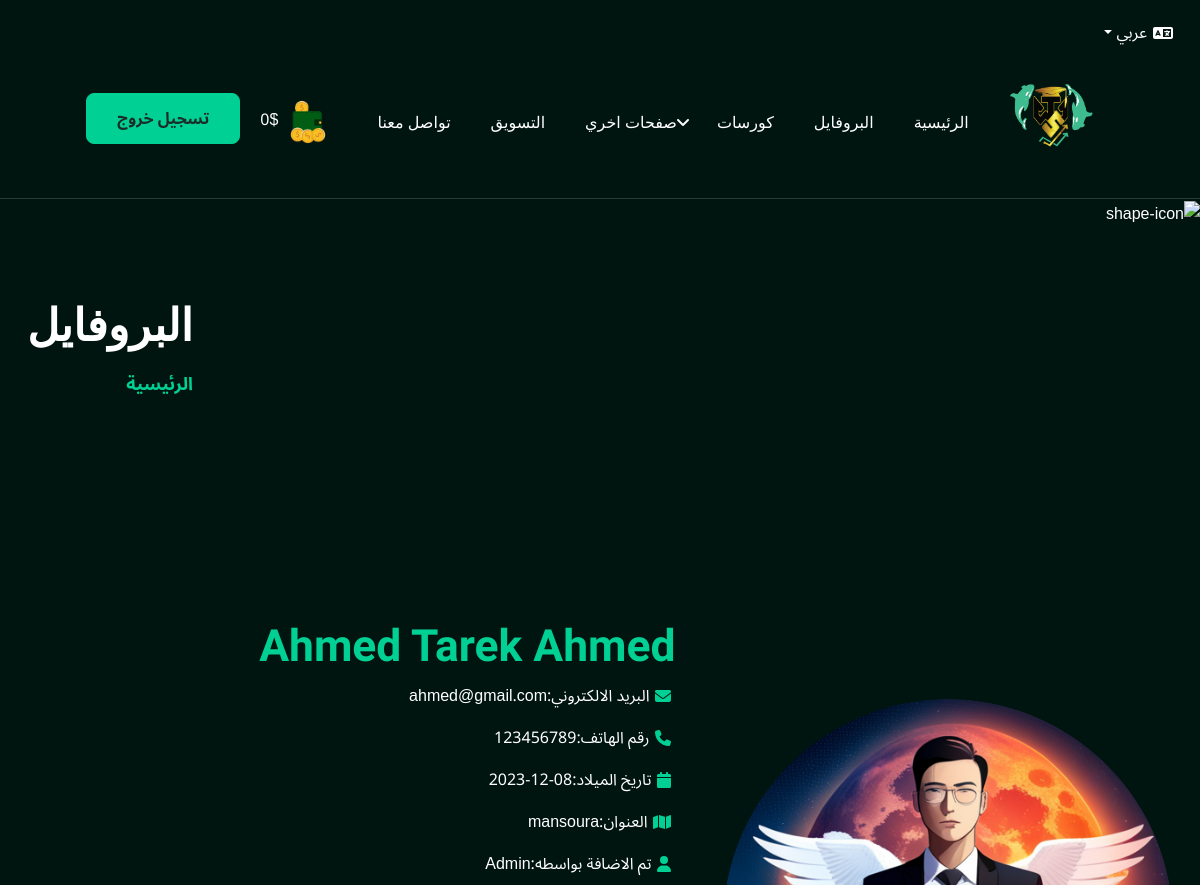
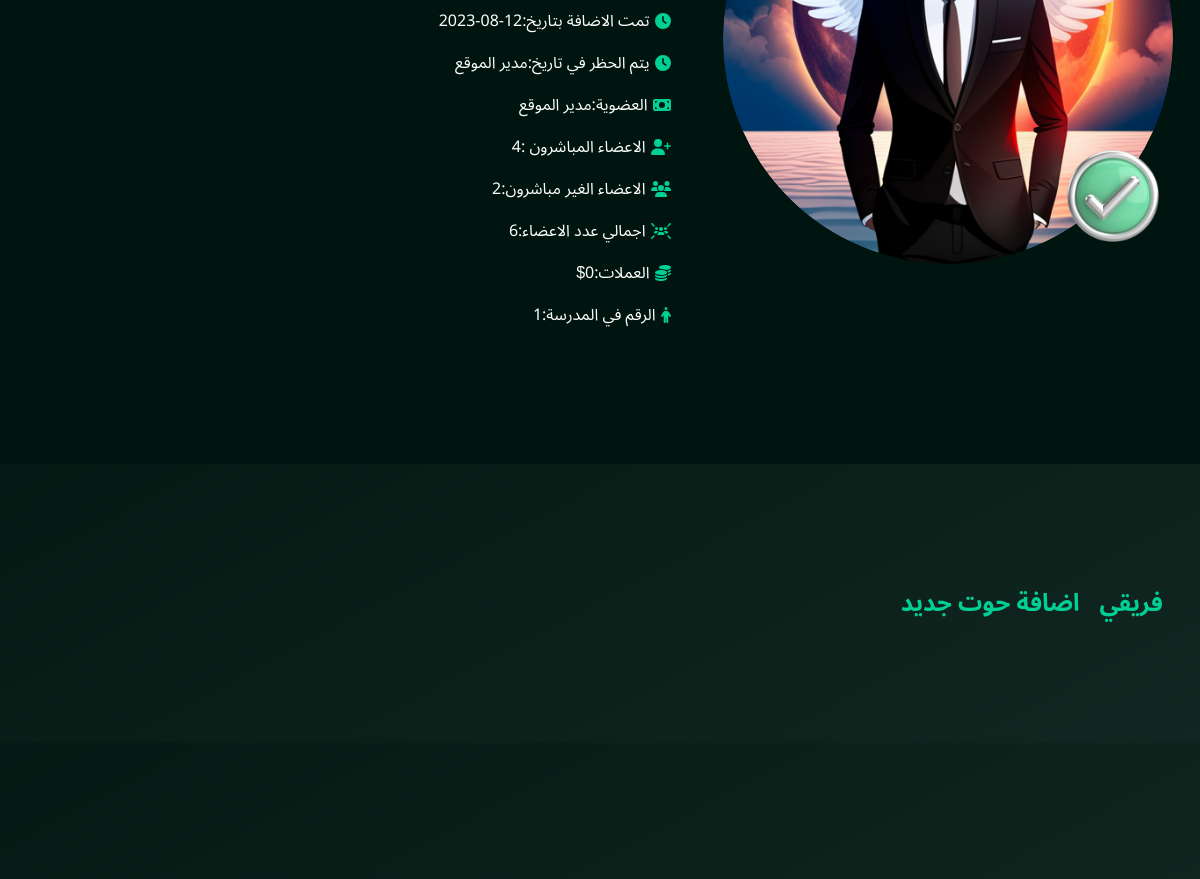
Page /accounts/ar/profile/ (signed in, upper part) on the earlier database version (2 pictures, top to bottom).
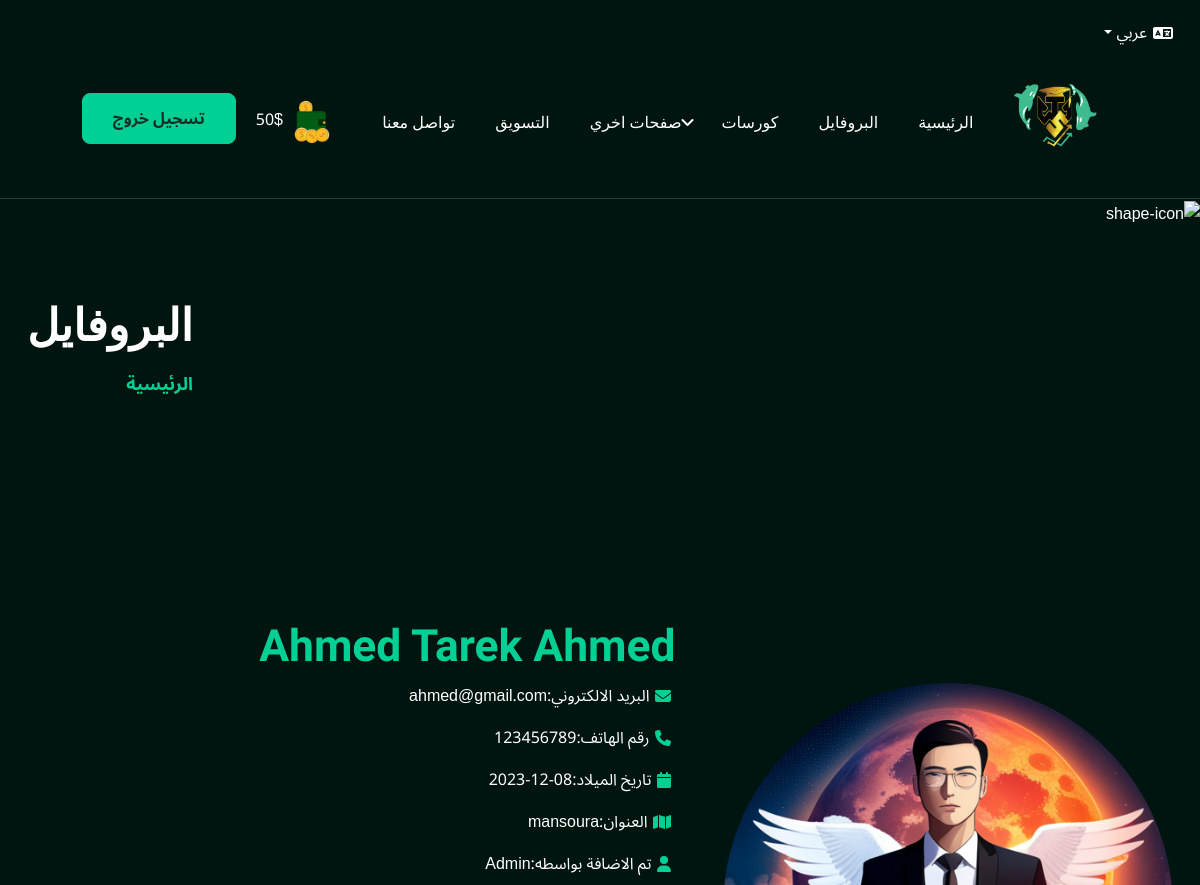
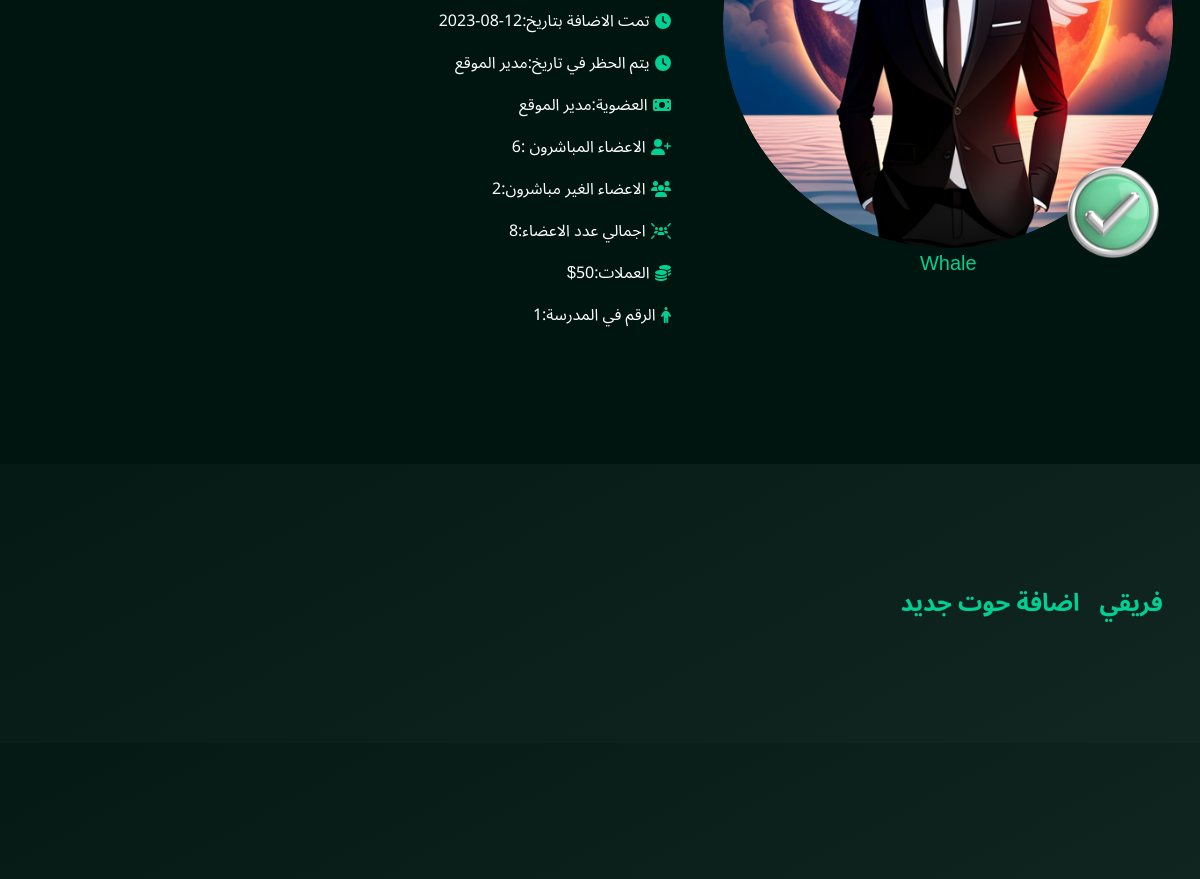
Same page on the later database version (2 pictures, top to bottom).
### accounts/models.py (models this page shows, shortened)
class Profile(models.Model):
    user=models.OneToOneField(CustomUser,on_delete=models.CASCADE)
    membership=models.ForeignKey(MemberShip,on_delete=models.CASCADE)
    name=models.CharField(max_length=100)
    address=models.CharField(max_length=100)
    birth_date=models.DateField(null=True,blank=True)
    coin=models.IntegerField(default=0)
    image=models.ImageField(upload_to='static/users/',null=True,blank=True)
    marketing_avilable=models.BooleanField(default=False)
    rank=models.IntegerField(default=0)

### accounts/views.py (the view)
# urls.py: path('ar/profile/',views.profile_ar,name='profile_ar'),
@login_required
def profile_ar(request):
    user = request.user
    user_profile = Profile.objects.get(user=user)
    membership = MemberShip.objects.get(id=user_profile.membership.id)
    memberships = MemberShip.objects.all()
    custom_user = CustomUser.objects.get(id=user.id)
    users = CustomUser.objects.filter(create_by=user)
    users_profiles = Profile.objects.filter(user__in=users)
    total_partners = 0
    for partner_profile in users_profiles:
        partner_count = Profile.objects.filter(user__create_by=partner_profile.user).count()
        partner_profile.partner_count = partner_count
        total_partners += partner_count
    my_partners = total_partners + users.count()
    last = False
    if membership.price == memberships.last().price:
        last = True
    context = {
        'profile': user_profile,
        'membership': membership,
        'memberships': memberships,
        'custom_user': custom_user,
        'users': users,
        'users_profiles': users_profiles,
        'total_partners': total_partners,
        'my_partners': my_partners,
        'last':last,
    }
    return render(request, 'ar/profile.html', context)

### templates/ar/profile.html (shortened to what the changed rows need)
{% extends 'ar/base.html' %}
{% load static %}
{% block body %}
  <section class="page-header bg--cover" >
    <div class="container" style="display:flex;justify-content:space-between">
      <div class="page-header__content" data-aos="fade-left" data-aos-duration="1000">
        <h2>البروفايل</h2>
      </div>
    </div>
  </section>
  <div style="position:relative" class="team team--details padding-top padding-bottom bg-color-3">
    <div class="container">
      <div class="team__wrapper">
        <div class="row g-5 align-items-center">
          <div class="col-md-12 col-lg-5">
            <div style=" position:relative;">
              {% if not forign %}
              {% if user.has_right_sign %}
              <h1 style="position: absolute; font-size:90px ;  bottom:10px;right:10px;z-index:9;" class="green-color">
                <img src="{% static 'assets/images/rightsign.png' %}" style="width: 100px;" alt="" srcset="">
              </h1>
              {% endif %}
              {% endif %}
              <div class="team__thumb rotate text-center" style="border-radius: 100%; position:relative; height:450px;width:450px">
                <img src="{{  profile.image.url}}" calss="rotate-img" style="border-radius: 100%; height:450px;width:450px"
                  alt="Team Image">
              </div>
              <div class="text-center green-color" style="font-size:20px">
                {% if users.count >= 5 %}
                <span>Whale</span>
                {% elif users.count >= 10 %}
                <span>great whale</span>
                {% elif users.count >= 20 %}
                <span>angre whale</span>
                {% elif users.count >= 30 %}
                <span>king whale</span>
                {% elif users.count >= 40 %}
                <span>Master whale</span>
                {% elif users.count >= 50 %}
                <span>leader whale</span>
                {% endif %}
              </div>
          </div>
          </div>
          <div class="col-md-7">
            <div class="team__content">
              <div style="display:flex;justify-content:space-between">
                <h2 class="green-color">{{profile.name}}</h2>
              </div>
              <div class="d-flex">
                <i class="fas fa-calendar" style="margin: 5px; color: #00d094"></i>
                <span style="color:white">تاريخ الميلاد:</span>
                <p>{{ profile.birth_date|date:"Y-m-d" }}</p>
              </div>
              <div class="d-flex">
                <i class="fas fa-map" style="margin: 5px; color: #00d094"></i>
                <span style="color:white">العنوان:</span>
                <p>{{profile.address}}</p>
              </div>
              <div class="d-flex">
                <i class="fas fa-user-plus" style="margin: 5px; color: #00d094"></i>
                <span style="color:white">الاعضاء المباشرون :</span>
                <p>{{users.count}}</p>
              </div>
              <div class="d-flex">
                <i class="fas fa-users-rays" style="margin: 5px; color: #00d094"></i>
                <span style="color:white">اجمالي عدد الاعضاء:</span>
                <p>{{my_partners}}</p>
              </div>
              <div class="d-flex">
                <i class="fas fa-coins" style="margin: 5px; color: #00d094"></i>
                <span style="color:white">العملات:</span>
                <p id="my-coin">{{profile.coin}}</p><p>$</p>
              </div>
            </div>
          </div>
        </div>
      </div>
    </div>
  </div>
  <div class="feature feature--style1 padding-bottom padding-top bg-color">
    <div class="container">
      <div class="row">
        <div class="col-lg-12">
          <div class="learn-press-profile-nav">
            {% if forign %}
            <ul class="nav">
              <li><a data-bs-toggle="tab" class="tab" href="#team">فريق {{profile.name}} </a></li>
            </ul>
            {% else %}
            <ul class="nav">
              {% if profile.coin >= 50 %}
              <li><a data-bs-toggle="tab" class="tab" href="#addnewmember">اضافة حوت جديد</a></li>
              {% else %}
              <li class="hover-pointer">
                <a class="tab show-modal" href="#" id="addNewWhaleLink">
                  اضافة حوت جديد
              </a>
              {% endif %}
            </ul>
            {% endif %}
          </div>
        </div>
      </div>
    </div>
  </div>
{% endblock %}

### templates/ar/base.html (shortened to what this page needs)
{% load static %}
<!DOCTYPE html>
<html lang="en" data-bs-theme="dark">
<head>
  <link rel="stylesheet" href="{% static 'assets/css/bootstrap.min.css' %}">
  <link rel="stylesheet" href="{% static 'assets/css/aos.css' %}">
  <link rel="stylesheet" href="{% static 'assets/css/all.min.css' %}">
  <link rel="stylesheet" href="{% static 'assets/css/swiper-bundle.min.css' %}">
  <link rel="stylesheet" href="https://cdnjs.cloudflare.com/ajax/libs/font-awesome/6.4.0/css/all.min.css"
 />
  <link rel="stylesheet" href="{% static 'assets/css/style.css' %}">
  <link rel="stylesheet" href="{% static 'assets/css/bootstrapcustom.css' %}">
</head>
<body dir="rtl">
  <header class="" style="z-index: 999; margin-top: 20px;">
    <div class="container d-flex" style="align-items:center">
        <i class="fa fa-language"></i>
        <div class="custom-dropdown" >
            <button class="dropdown-toggle" style="background-color: #00150f; border: none;" id="languageDropdown" data-bs-toggle="dropdown" aria-haspopup="true" aria-expanded="false">
                 عربي
            </button>
        </div>
    </div>
</header>
  <header class="header-section header-section--style1">
    <div class="header-bottom">
      <div style="display: flex; justify-content: space-evenly;">
        <div class="header-wrapper">
          <div class="logo">
            <a href="{% url 'home:home_ar' %}">
              <img class="" style="width:130px;" src="{% static 'assets/images/logo/preloader.png' %}" alt="logo">
            </a>
          </div>
          <div class="menu-area">
            <ul class="menu">
              <li>
                <a href="{% url 'home:home_ar' %}" class="menu-li-a">الرئيسية </a>
              </li>
              <li>
                <a href="{% url 'accounts:profile_ar' %}" class="menu-li-a">البروفايل </a>
              </li>
              <li>
                <a href="{% url 'courses:courses_category_ar' %}" class="menu-li-a">كورسات </a>
              </li>
              <li class="menu-item-has-children">
                <a href="#">صفحات اخري </a>
              </li>
              <li>
                <a href="{% url 'marketing:marketing_courses_category_ar' %}" class="menu-li-a">التسويق </a>
              </li>
              <li>
                <a href="{% url 'contact:contact_ar' %}" class="menu-li-a">تواصل معنا</a>
              </li>
            </ul>
          </div>
          <div class="header-action">
            <div class="menu-area">
              <div class="" style="margin-right: 30px; margin-left:20px">
                <img src="{% static 'assets/images/logo/walet.png' %}" class="wallet" width="50px" srcset=""> {{profile.coin}}$
              </div>
              <div class="">
                <a href="{% url 'accounts:logout' %}" class="trk-btn trk-btn--border trk-btn--primary">
                  <span>تسجيل خروج</span>
                </a>
              </div>
            </div>
          </div>
        </div>
      </div>
    </div>
  </header>
{% block body %}
{% endblock %}
</body>
</html>

Differences in the rows shown:
changed Profile "Ahmed Tarek Ahmed": coin "0" → "50"
Other differences:
{{ users.count }}: "4" → "6"
{{ my_partners }}: "6" → "8"
text now shown: "Whale"
